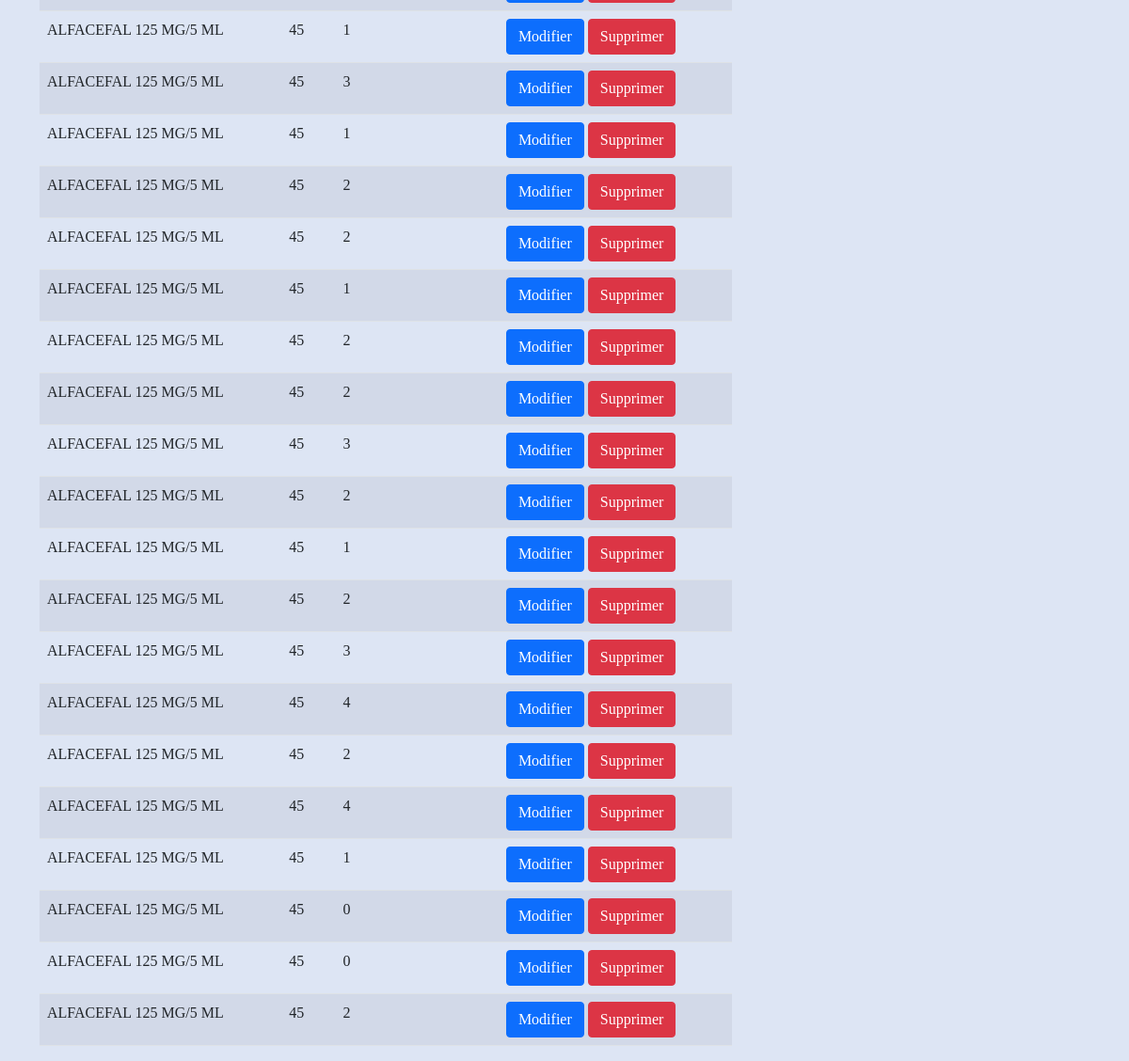
The app's page /dashboard-client.php with its own data.
### tables this page shows
CREATE TABLE `reservation` (
  `id_reservation` int(11) NOT NULL,
  `date_reservation` datetime NOT NULL,
  `statut` varchar(25) NOT NULL,
  `quantite_reservation` int(11) NOT NULL,
  `id_medicament` int(11) NOT NULL
);

CREATE TABLE `medicament` (
  `id_medicament` int(11) NOT NULL,
  `nom` varchar(255) NOT NULL,
  `prix` float NOT NULL,
  `code` varchar(255) NOT NULL,
  `dci` varchar(255) NOT NULL,
  `dosage` varchar(255) NOT NULL,
  `forme` varchar(255) NOT NULL,
  `presentation` varchar(255) NOT NULL
);

### dashboard-client.php (the view, shortened to what this page needs)
<!DOCTYPE html>
<html lang="en">
<head>
  <link rel="stylesheet" href="https://cdn.jsdelivr.net/npm/bootstrap@5.1.3/dist/css/bootstrap.min.css">
  <link rel="stylesheet" href="style.css">
</head>
<body>
<div class="container mt-3">
  <div class="row">
    <div class="col-md-8">
      <table class="table table-striped">
        <tbody>
          <?php
            $con = mysqli_connect('localhost', 'root', '', 'medfinder');
            $result = mysqli_query($con, "SELECT reservation.id_reservation, reservation.quantite_reservation, medicament.prix, medicament.nom
                                          FROM medicament
                                          INNER JOIN reservation ON medicament.id_medicament = reservation.id_medicament");
            while ($row = mysqli_fetch_array($result)) {
                echo '<tr>
                        <td>'. $row['nom']. '</td>
                        <td>'. $row['prix']. '</td>
                        <td>'. $row['quantite_reservation']. '</td>
                        <td>
                          <button class="btn btn-primary edit-order" data-bs-toggle="modal" data-bs-target="#editOrderModal"
                            data-id="'. $row['id_reservation']. '" data-name="'. $row['nom']. '" data-price="'. $row['prix']. '"
                            data-quantity="'. $row['quantite_reservation']. '">Modifier</button>
                          <button class="btn btn-danger delete-order" data-id="'. $row['id_reservation']. '">Supprimer</button>
                        </td>
                      </tr>';
            }
          ?>
        </tbody>
      </table>
    </div>
  </div>
</div>
</body>
</html>

### style.css (style rules this page uses)
* { font-family: "Poppins"; }
body { -webkit-user-select: none; -moz-user-select: none; -ms-user-select: none; user-select: none; overflow-y: hidden; display: flex; justify-content: center; align-items: center; background: #dde5f4; height: 100vh; }
button { cursor: pointer; }

### records on screen
reservation: id_medicament.nom "ALFACEFAL 125 MG/5 ML", id_medicament.prix "45", quantite_reservation "1"
reservation: id_medicament.nom "ALFACEFAL 125 MG/5 ML", id_medicament.prix "45", quantite_reservation "3"
reservation: id_medicament.nom "ALFACEFAL 125 MG/5 ML", id_medicament.prix "45", quantite_reservation "1"
reservation: id_medicament.nom "ALFACEFAL 125 MG/5 ML", id_medicament.prix "45", quantite_reservation "2"
reservation: id_medicament.nom "ALFACEFAL 125 MG/5 ML", id_medicament.prix "45", quantite_reservation "2"
reservation: id_medicament.nom "ALFACEFAL 125 MG/5 ML", id_medicament.prix "45", quantite_reservation "1"
reservation: id_medicament.nom "ALFACEFAL 125 MG/5 ML", id_medicament.prix "45", quantite_reservation "2"
reservation: id_medicament.nom "ALFACEFAL 125 MG/5 ML", id_medicament.prix "45", quantite_reservation "2"
reservation: id_medicament.nom "ALFACEFAL 125 MG/5 ML", id_medicament.prix "45", quantite_reservation "3"
reservation: id_medicament.nom "ALFACEFAL 125 MG/5 ML", id_medicament.prix "45", quantite_reservation "2"
reservation: id_medicament.nom "ALFACEFAL 125 MG/5 ML", id_medicament.prix "45", quantite_reservation "1"
reservation: id_medicament.nom "ALFACEFAL 125 MG/5 ML", id_medicament.prix "45", quantite_reservation "2"
reservation: id_medicament.nom "ALFACEFAL 125 MG/5 ML", id_medicament.prix "45", quantite_reservation "3"
reservation: id_medicament.nom "ALFACEFAL 125 MG/5 ML", id_medicament.prix "45", quantite_reservation "4"
reservation: id_medicament.nom "ALFACEFAL 125 MG/5 ML", id_medicament.prix "45", quantite_reservation "2"
reservation: id_medicament.nom "ALFACEFAL 125 MG/5 ML", id_medicament.prix "45", quantite_reservation "4"
reservation: id_medicament.nom "ALFACEFAL 125 MG/5 ML", id_medicament.prix "45", quantite_reservation "1"
reservation: id_medicament.nom "ALFACEFAL 125 MG/5 ML", id_medicament.prix "45", quantite_reservation "0"
reservation: id_medicament.nom "ALFACEFAL 125 MG/5 ML", id_medicament.prix "45", quantite_reservation "0"
reservation: id_medicament.nom "ALFACEFAL 125 MG/5 ML", id_medicament.prix "45", quantite_reservation "2"
